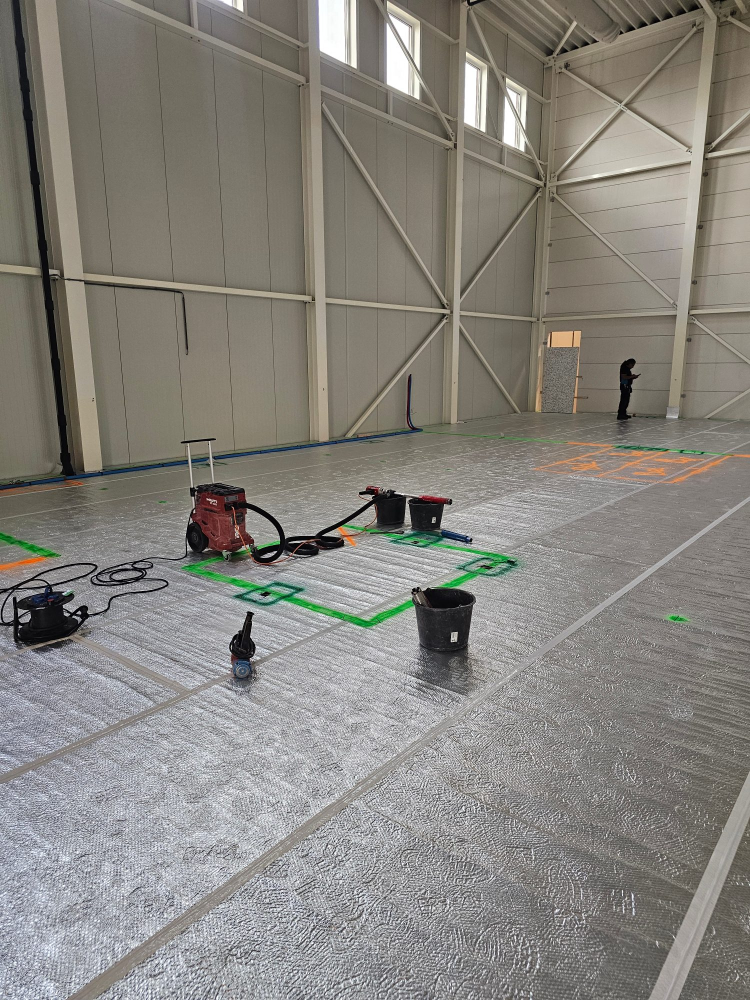
#> input picture bronmateriaal/projectfotos/bedrijfshal-berkel-en-rodenrijs/01.jpg, 1500 x 2000 px (shown at 1/2 size)
$ python dieptelagen.py ../bronmateriaal/projectfotos/bedrijfshal-berkel-en-rodenrijs/01.jpg ../bronmateriaal/projectfotos/bedrijfshal-berkel-en-rodenrijs/02.jpg ../bronmateriaal/projectfotos/bedrijfshal-berkel-en-rodenrijs/02.jpg 1.0 ../bronmateriaal/projectfotos/bedrijfshal-berkel-en-rodenrijs/02.jpg 1.0
#> lines starting #> are read from the running program, lines starting #| are printed output that depends on the picture
"""Maakt drie dieptelagen (achter / midden / voor) uit EEN foto.          EXPERIMENT

Voorbeeld (de uitgelichte foto, zoals nu op de site):
  python tools/dieptekaart.py bronmateriaal/projectfotos bronmateriaal/diepte   (eenmalig; torch + transformers)
  python tools/dieptelagen.py \\
      bronmateriaal/projectfotos/vve-dedemsvaartweg-den-haag/01.jpg \\
      bronmateriaal/diepte/vve-dedemsvaartweg-den-haag-01.png \\
      static/img/projecten/vve-dedemsvaartweg-den-haag/diepte/01 \\
      61 ref:150:330:0.05 0.44
  Argumenten: foto, dieptekaart, uitvoer-voorvoegsel, cover_focus-Y (%), grens achter|midden,
  grens midden|voor. Vereist: numpy, pillow, opencv-python-headless.
  De grenzen zijn per foto met het oog afgesteld; controleer het resultaat altijd in de browser.

Stappen: dieptekaart (Depth Anything V2) -> drie maskers -> randen bijstellen op
de kleurgrenzen in de foto (GrabCut) -> wat achter een laag zit wordt aangevuld
vanuit de omliggende pixels van dezelfde foto (OpenCV inpaint) -> WebP met alfa.
Er komt geen beeld van buiten de foto bij.
"""
import sys, json, numpy as np, cv2
from PIL import Image
src, dpt, out, focus_y = sys.argv[1], sys.argv[2], sys.argv[3], float(sys.argv[4])
t1, t2 = sys.argv[5], float(sys.argv[6])                  # dieptegrenzen achter|midden en midden|voor
# t1 mag ook "ref:x0:x1:delta" zijn: de middenlaag (een wand) loopt in de dieptekaart
# schuin af van boven naar onder. Dan meten we per rij de diepte van de wand in de
# kolommen x0..x1 en rekenen alles wat duidelijk verder weg ligt tot de achtergrond.
PAD_X, PAD_Y, SCHAAL = 0.08, 0.10, 0.8                    # overscan links/rechts en boven/onder; uitvoerschaal

rgb = np.array(Image.open(src).convert("RGB")); dep = np.array(Image.open(dpt).convert("L")).astype(np.float32) / 255
#> further down, rgb is the input picture: shape (2000, 1500, 3); mean R, G, B 134.8, 131.9, 126
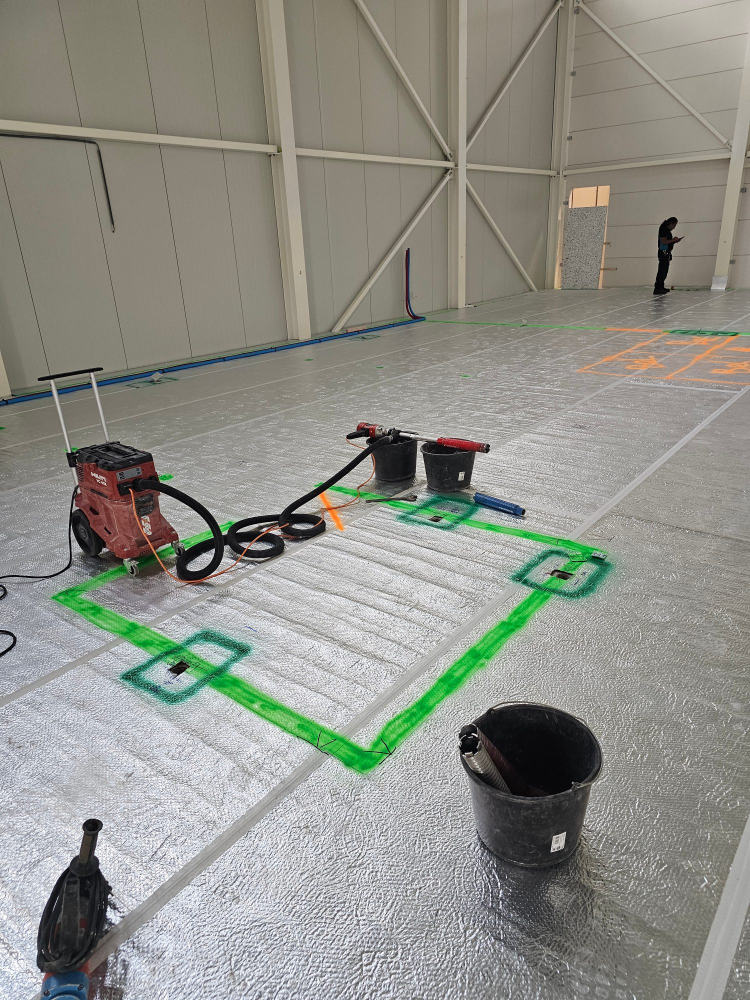
#> input picture bronmateriaal/projectfotos/bedrijfshal-berkel-en-rodenrijs/02.jpg, 1500 x 2000 px (shown at 1/2 size)
#> after `dep = np.array(Image.open(dpt).convert('L')).astype(np.float32) / 255`:
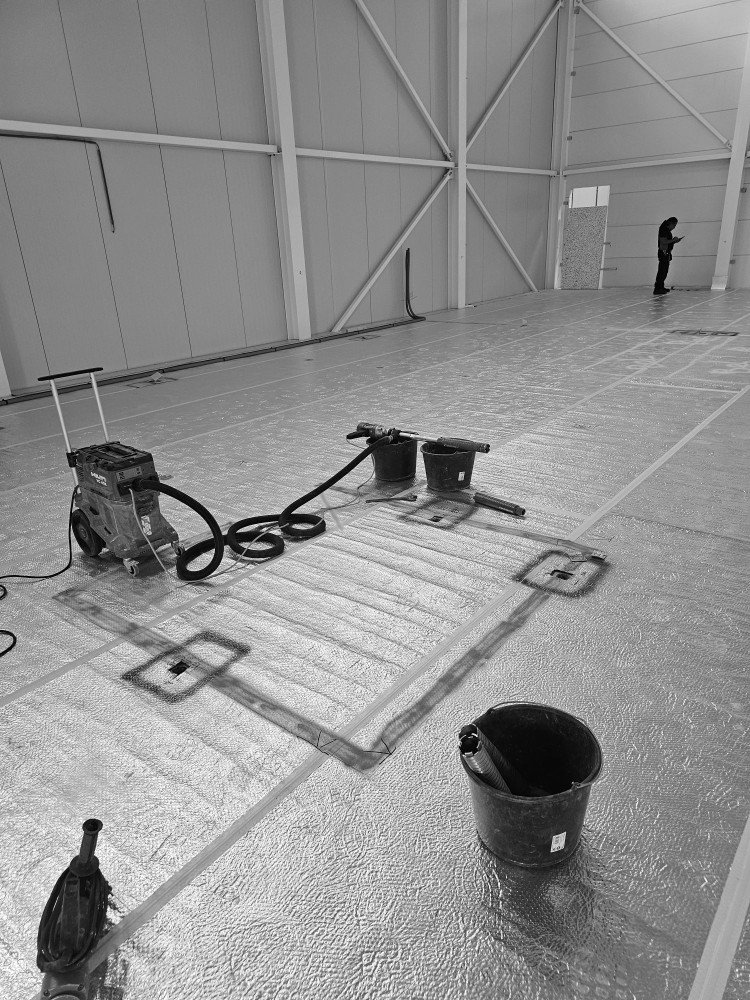
#> dep: shape (2000, 1500) float32 (shown at 1/2 size); min 0, max 1, mean 0.562
H, W = rgb.shape[:2]
#> H = 2000; W = 1500
ch = int(W / 1.5); top = int((H - ch) * focus_y / 100)   # zelfde 3:2-uitsnede als de cover op de site
#> after `ch = int(W / 1.5)`: ch = 1000
#> after `top = int((H - ch) * focus_y / 100)`: top = 10
py, px = int(ch * PAD_Y), int(W * PAD_X)
#> py = 100; px = 120
y0, y1 = top - py, top + ch + py
#> y0 = -90; y1 = 1110
#> (the run stopped early here; a loop or call above may not have finished)
